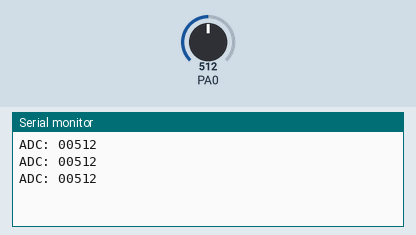
This program was run on a simulated ATmega32, built with avr-gcc and emulated at 16 MHz. On the bench: the last lines printed to the serial monitor. The test bench sets the inputs (shaded band); at power-on: PA0 = 512.

Above: at 1.3 s.
1.4 s: PA0 set to 716
At 1.9 s:
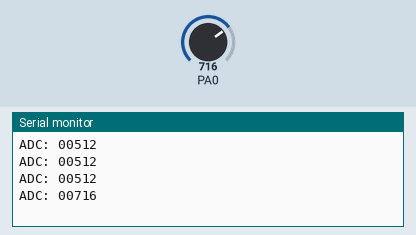
2.9 s: PA0 set to 900
At 3.5 s:
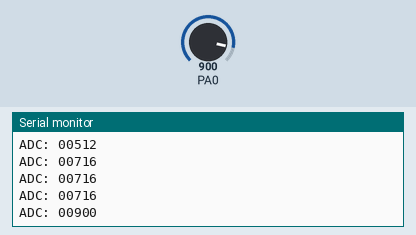
Timing chart, 0 to 5.9 s (numbered marks = the images above; inputs shaded):
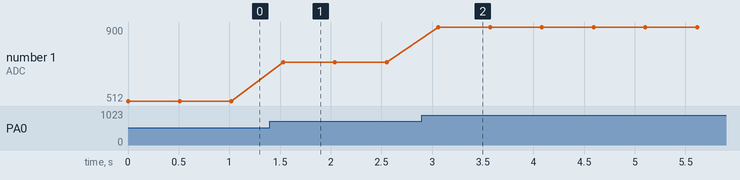

Measured:
- after the input at 1.4 s, the serial monitor: prints a new line after 0.13 s (image 1)
- after the input at 2.9 s, the serial monitor: prints a new line after 0.16 s (image 2)
- plotted number 1: 512 → 716 after the input at 1.4 s, 716 → 900 after the input at 2.9 s

The program:

main.c
```c
/*
 * ADC Read Potentiometer.c
 *
 * Created: 10-Jun-26 1:43:48 PM
 * Author : Ahmed
 */

#define F_CPU 16000000UL
#include <avr/io.h>
#include <util/delay.h>

#define UBRR_VAL 103

void uart_init(void)
{
	UBRRH = (UBRR_VAL >> 8);
	UBRRL = (UBRR_VAL & 0xFF);
	UCSRB = (1 << TXEN);
	UCSRC = (1 << URSEL) | (1 << UCSZ1) | (1 << UCSZ0);
}

void uart_send_byte(uint8_t data)
{
	while (!(UCSRA & (1 << UDRE)));
	UDR = data;
}

void uart_send_string(const char *str)
{
	while (*str)
	{
		uart_send_byte(*str);
		str++;
	}
}

void uart_send_number(uint16_t num)
{
	char buf[6];
	buf[5] = '\0';
	buf[4] = '0' + (num % 10); num /= 10;
	buf[3] = '0' + (num % 10); num /= 10;
	buf[2] = '0' + (num % 10); num /= 10;
	buf[1] = '0' + (num % 10); num /= 10;
	buf[0] = '0' + (num % 10);
	uart_send_string(buf);
}

void adc_init(void)
{
	ADMUX  = (1 << REFS0);
	ADCSRA = (1 << ADEN) | (1 << ADPS2) | (1 << ADPS1);
}

uint16_t adc_read(void)
{
	ADCSRA |= (1 << ADSC);
	while (ADCSRA & (1 << ADSC));
	return ADC;
}

int main(void)
{
	uart_init();
	adc_init();

	while (1)
	{
		uint16_t value = adc_read();
		uart_send_string("ADC: ");
		uart_send_number(value);
		uart_send_string("\r\n");
		_delay_ms(500);
	}
}
```
